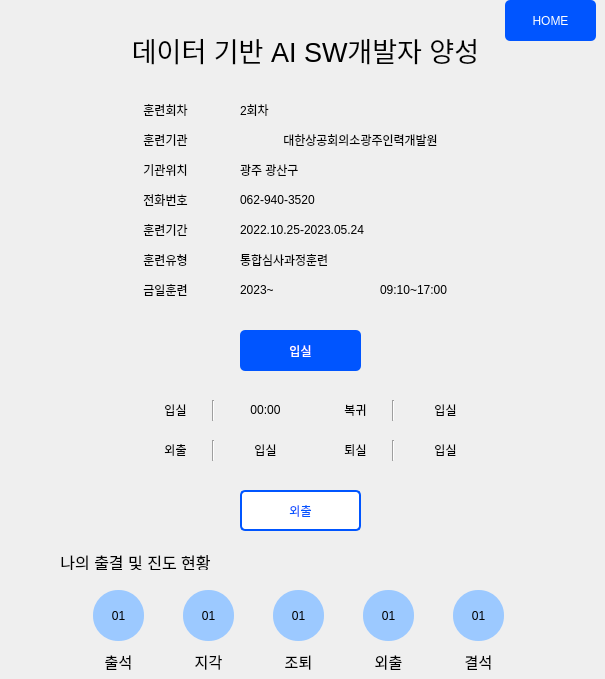
   <widget class="QWidget" name="page_3">
    <widget class="QLabel" name="label_14">
     <property name="geometry">
      <rect>
       <x>240</x>
       <y>250</y>
       <width>181</width>
       <height>20</height>
      </rect>
     </property>
     <property name="styleSheet">
      <string notr="true">font: 14pt &quot;GyeonggiBatang&quot;;</string>
     </property>
     <property name="text">
      <string>&lt;html&gt;&lt;head/&gt;&lt;body&gt;&lt;p&gt;통합심사과정훈련&lt;/p&gt;&lt;/body&gt;&lt;/html&gt;</string>
     </property>
    </widget>
    <widget class="QLabel" name="label_4">
     <property name="geometry">
      <rect>
       <x>130</x>
       <y>160</y>
       <width>71</width>
       <height>20</height>
      </rect>
     </property>
     <property name="styleSheet">
      <string notr="true">font: 14pt &quot;GyeonggiBatang&quot;;</string>
     </property>
     <property name="text">
      <string>&lt;html&gt;&lt;head/&gt;&lt;body&gt;&lt;p align=&quot;center&quot;&gt;기관위치&lt;/p&gt;&lt;/body&gt;&lt;/html&gt;</string>
     </property>
    </widget>
    <widget class="QLabel" name="label_17">
     <property name="geometry">
      <rect>
       <x>140</x>
       <y>400</y>
       <width>71</width>
       <height>20</height>
      </rect>
     </property>
     <property name="styleSheet">
      <string notr="true">font: 14pt &quot;GyeonggiBatang&quot;;</string>
     </property>
     <property name="text">
      <string>&lt;html&gt;&lt;head/&gt;&lt;body&gt;&lt;p align=&quot;center&quot;&gt;입실&lt;/p&gt;&lt;/body&gt;&lt;/html&gt;</string>
     </property>
    </widget>
    <widget class="QLabel" name="label_11">
     <property name="geometry">
      <rect>
       <x>240</x>
       <y>160</y>
       <width>101</width>
       <height>20</height>
      </rect>
     </property>
     <property name="styleSheet">
      <string notr="true">font: 14pt &quot;GyeonggiBatang&quot;;</string>
     </property>
     <property name="text">
      <string>&lt;html&gt;&lt;head/&gt;&lt;body&gt;&lt;p&gt;광주 광산구&lt;/p&gt;&lt;/body&gt;&lt;/html&gt;</string>
     </property>
    </widget>
    <widget class="QLabel" name="label_19">
     <property name="geometry">
      <rect>
       <x>140</x>
       <y>440</y>
       <width>71</width>
       <height>20</height>
      </rect>
     </property>
     <property name="styleSheet">
      <string notr="true">font: 14pt &quot;GyeonggiBatang&quot;;</string>
     </property>
     <property name="text">
      <string>&lt;html&gt;&lt;head/&gt;&lt;body&gt;&lt;p align=&quot;center&quot;&gt;외출&lt;/p&gt;&lt;/body&gt;&lt;/html&gt;</string>
     </property>
    </widget>
    <widget class="QPushButton" name="att_inout_Button">
     <property name="geometry">
      <rect>
       <x>240</x>
       <y>330</y>
       <width>121</width>
       <height>41</height>
      </rect>
     </property>
     <property name="styleSheet">
      <string notr="true">QPushButton{
	font: 15pt &quot;GyeonggiBatang&quot;;
	color: white;
	background-color: rgb(0, 85, 255);
	border-radius: 5px;
}</string>
     </property>
     <property name="text">
      <string>입실</string>
     </property>
    </widget>
    <widget class="QLabel" name="label_8">
     <property name="geometry">
      <rect>
       <x>130</x>
       <y>280</y>
       <width>71</width>
       <height>20</height>
      </rect>
     </property>
     <property name="styleSheet">
      <string notr="true">font: 14pt &quot;GyeonggiBatang&quot;;</string>
     </property>
     <property name="text">
      <string>&lt;html&gt;&lt;head/&gt;&lt;body&gt;&lt;p align=&quot;center&quot;&gt;금일훈련&lt;/p&gt;&lt;/body&gt;&lt;/html&gt;</string>
     </property>
    </widget>
    <widget class="QLabel" name="label_34">
     <property name="geometry">
      <rect>
       <x>373</x>
       <y>650</y>
       <width>31</width>
       <height>20</height>
      </rect>
     </property>
     <property name="styleSheet">
      <string notr="true">font: 14pt &quot;GyeonggiBatang&quot;;</string>
     </property>
     <property name="text">
      <string>&lt;html&gt;&lt;head/&gt;&lt;body&gt;&lt;p align=&quot;center&quot;&gt;&lt;span style=&quot; font-size:11pt;&quot;&gt;외출&lt;/span&gt;&lt;/p&gt;&lt;/body&gt;&lt;/html&gt;</string>
     </property>
    </widget>
    <widget class="QLabel" name="label_9">
     <property name="geometry">
      <rect>
       <x>240</x>
       <y>100</y>
       <width>71</width>
       <height>20</height>
      </rect>
     </property>
     <property name="styleSheet">
      <string notr="true">font: 14pt &quot;GyeonggiBatang&quot;;</string>
     </property>
     <property name="text">
      <string>&lt;html&gt;&lt;head/&gt;&lt;body&gt;&lt;p&gt;2회차&lt;/p&gt;&lt;/body&gt;&lt;/html&gt;</string>
     </property>
    </widget>
    <widget class="QLabel" name="outing_label">
     <property name="geometry">
      <rect>
       <x>230</x>
       <y>440</y>
       <width>71</width>
       <height>20</height>
      </rect>
     </property>
     <property name="styleSheet">
      <string notr="true">font: 14pt &quot;GyeonggiBatang&quot;;</string>
     </property>
     <property name="text">
      <string>&lt;html&gt;&lt;head/&gt;&lt;body&gt;&lt;p align=&quot;center&quot;&gt;입실&lt;/p&gt;&lt;/body&gt;&lt;/html&gt;</string>
     </property>
    </widget>
    <widget class="QLabel" name="label_32">
     <property name="geometry">
      <rect>
       <x>193</x>
       <y>650</y>
       <width>31</width>
       <height>20</height>
      </rect>
     </property>
     <property name="styleSheet">
      <string notr="true">font: 14pt &quot;GyeonggiBatang&quot;;</string>
     </property>
     <property name="text">
      <string>&lt;html&gt;&lt;head/&gt;&lt;body&gt;&lt;p align=&quot;center&quot;&gt;&lt;span style=&quot; font-size:11pt;&quot;&gt;지각&lt;/span&gt;&lt;/p&gt;&lt;/body&gt;&lt;/html&gt;</string>
     </property>
    </widget>
    <widget class="QLabel" name="myouting_label">
     <property name="geometry">
      <rect>
       <x>363</x>
       <y>590</y>
       <width>51</width>
       <height>51</height>
      </rect>
     </property>
     <property name="styleSheet">
      <string notr="true">QLabel{
	font: 15pt &quot;GyeonggiBatang&quot;;
	background-color: rgb(156, 201, 255);
	border-radius: 25px;
}</string>
     </property>
     <property name="text">
      <string>01</string>
     </property>
     <property name="alignment">
      <set>Qt::AlignCenter</set>
     </property>
    </widget>
    <widget class="QLabel" name="training_label_2">
     <property name="geometry">
      <rect>
       <x>380</x>
       <y>280</y>
       <width>131</width>
       <height>20</height>
      </rect>
     </property>
     <property name="styleSheet">
      <string notr="true">font: 14pt &quot;GyeonggiBatang&quot;;</string>
     </property>
     <property name="text">
      <string>&lt;html&gt;&lt;head/&gt;&lt;body&gt;&lt;p&gt;09:10~17:00&lt;/p&gt;&lt;/body&gt;&lt;/html&gt;</string>
     </property>
    </widget>
    <widget class="QLabel" name="label_16">
     <property name="geometry">
      <rect>
       <x>130</x>
       <y>30</y>
       <width>351</width>
       <height>41</height>
      </rect>
     </property>
     <property name="styleSheet">
      <string notr="true">font: 14pt &quot;GyeonggiBatang&quot;;</string>
     </property>
     <property name="text">
      <string>&lt;html&gt;&lt;head/&gt;&lt;body&gt;&lt;p align=&quot;center&quot;&gt;&lt;span style=&quot; font-size:20pt;&quot;&gt;데이터 기반 AI SW개발자 양성&lt;/span&gt;&lt;/p&gt;&lt;/body&gt;&lt;/html&gt;</string>
     </property>
    </widget>
    <widget class="QLabel" name="label_18">
     <property name="geometry">
      <rect>
       <x>320</x>
       <y>400</y>
       <width>71</width>
       <height>20</height>
      </rect>
     </property>
     <property name="styleSheet">
      <string notr="true">font: 14pt &quot;GyeonggiBatang&quot;;</string>
     </property>
     <property name="text">
      <string>&lt;html&gt;&lt;head/&gt;&lt;body&gt;&lt;p align=&quot;center&quot;&gt;복귀&lt;/p&gt;&lt;/body&gt;&lt;/html&gt;</string>
     </property>
    </widget>
    <widget class="QLabel" name="label_33">
     <property name="geometry">
      <rect>
       <x>283</x>
       <y>650</y>
       <width>31</width>
       <height>20</height>
      </rect>
     </property>
     <property name="styleSheet">
      <string notr="true">font: 14pt &quot;GyeonggiBatang&quot;;</string>
     </property>
     <property name="text">
      <string>&lt;html&gt;&lt;head/&gt;&lt;body&gt;&lt;p align=&quot;center&quot;&gt;&lt;span style=&quot; font-size:11pt;&quot;&gt;조퇴&lt;/span&gt;&lt;/p&gt;&lt;/body&gt;&lt;/html&gt;</string>
     </property>
    </widget>
    <widget class="QLabel" name="expulsion_label">
     <property name="geometry">
      <rect>
       <x>410</x>
       <y>440</y>
       <width>71</width>
       <height>20</height>
      </rect>
     </property>
     <property name="styleSheet">
      <string notr="true">font: 14pt &quot;GyeonggiBatang&quot;;</string>
     </property>
     <property name="text">
      <string>&lt;html&gt;&lt;head/&gt;&lt;body&gt;&lt;p align=&quot;center&quot;&gt;입실&lt;/p&gt;&lt;/body&gt;&lt;/html&gt;</string>
     </property>
    </widget>
    <widget class="QLabel" name="entrance_label">
     <property name="geometry">
      <rect>
       <x>230</x>
       <y>400</y>
       <width>71</width>
       <height>20</height>
      </rect>
     </property>
     <property name="styleSheet">
      <string notr="true">font: 14pt &quot;GyeonggiBatang&quot;;</string>
     </property>
     <property name="text">
      <string>&lt;html&gt;&lt;head/&gt;&lt;body&gt;&lt;p align=&quot;center&quot;&gt;00:00&lt;/p&gt;&lt;/body&gt;&lt;/html&gt;</string>
     </property>
    </widget>
    <widget class="Line" name="line_5">
     <property name="geometry">
      <rect>
       <x>203</x>
       <y>440</y>
       <width>20</width>
       <height>21</height>
      </rect>
     </property>
     <property name="orientation">
      <enum>Qt::Vertical</enum>
     </property>
    </widget>
    <widget class="Line" name="line_3">
     <property name="geometry">
      <rect>
       <x>383</x>
       <y>440</y>
       <width>20</width>
       <height>21</height>
      </rect>
     </property>
     <property name="orientation">
      <enum>Qt::Vertical</enum>
     </property>
    </widget>
    <widget class="QLabel" name="comeback_label">
     <property name="geometry">
      <rect>
       <x>410</x>
       <y>400</y>
       <width>71</width>
       <height>20</height>
      </rect>
     </property>
     <property name="styleSheet">
      <string notr="true">font: 14pt &quot;GyeonggiBatang&quot;;</string>
     </property>
     <property name="text">
      <string>&lt;html&gt;&lt;head/&gt;&lt;body&gt;&lt;p align=&quot;center&quot;&gt;입실&lt;/p&gt;&lt;/body&gt;&lt;/html&gt;</string>
     </property>
    </widget>
    <widget class="QLabel" name="label_3">
     <property name="geometry">
      <rect>
       <x>130</x>
       <y>130</y>
       <width>71</width>
       <height>20</height>
      </rect>
     </property>
     <property name="styleSheet">
      <string notr="true">font: 14pt &quot;GyeonggiBatang&quot;;</string>
     </property>
     <property name="text">
      <string>&lt;html&gt;&lt;head/&gt;&lt;body&gt;&lt;p align=&quot;center&quot;&gt;훈련기관&lt;/p&gt;&lt;/body&gt;&lt;/html&gt;</string>
     </property>
    </widget>
    <widget class="QLabel" name="label_35">
     <property name="geometry">
      <rect>
       <x>463</x>
       <y>650</y>
       <width>31</width>
       <height>20</height>
      </rect>
     </property>
     <property name="styleSheet">
      <string notr="true">font: 14pt &quot;GyeonggiBatang&quot;;</string>
     </property>
     <property name="text">
      <string>&lt;html&gt;&lt;head/&gt;&lt;body&gt;&lt;p align=&quot;center&quot;&gt;&lt;span style=&quot; font-size:11pt;&quot;&gt;결석&lt;/span&gt;&lt;/p&gt;&lt;/body&gt;&lt;/html&gt;</string>
     </property>
    </widget>
    <widget class="QLabel" name="label_20">
     <property name="geometry">
      <rect>
       <x>320</x>
       <y>440</y>
       <width>71</width>
       <height>20</height>
      </rect>
     </property>
     <property name="styleSheet">
      <string notr="true">font: 14pt &quot;GyeonggiBatang&quot;;</string>
     </property>
     <property name="text">
      <string>&lt;html&gt;&lt;head/&gt;&lt;body&gt;&lt;p align=&quot;center&quot;&gt;퇴실&lt;/p&gt;&lt;/body&gt;&lt;/html&gt;</string>
     </property>
    </widget>
    <widget class="Line" name="line_4">
     <property name="geometry">
      <rect>
       <x>383</x>
       <y>400</y>
       <width>20</width>
       <height>21</height>
      </rect>
     </property>
     <property name="orientation">
      <enum>Qt::Vertical</enum>
     </property>
    </widget>
    <widget class="QLabel" name="label_2">
     <property name="geometry">
      <rect>
       <x>130</x>
       <y>100</y>
       <width>71</width>
       <height>20</height>
      </rect>
     </property>
     <property name="styleSheet">
      <string notr="true">font: 14pt &quot;GyeonggiBatang&quot;;</string>
     </property>
     <property name="text">
      <string>&lt;html&gt;&lt;head/&gt;&lt;body&gt;&lt;p align=&quot;center&quot;&gt;훈련회차&lt;/p&gt;&lt;/body&gt;&lt;/html&gt;</string>
     </property>
    </widget>
    <widget class="QLabel" name="today_label">
     <property name="geometry">
      <rect>
       <x>240</x>
       <y>280</y>
       <width>131</width>
       <height>20</height>
      </rect>
     </property>
     <property name="styleSheet">
      <string notr="true">font: 14pt &quot;GyeonggiBatang&quot;;</string>
     </property>
     <property name="text">
      <string>&lt;html&gt;&lt;head/&gt;&lt;body&gt;&lt;p&gt;2023~&lt;/p&gt;&lt;/body&gt;&lt;/html&gt;</string>
     </property>
    </widget>
    <widget class="QLabel" name="mylate_label">
     <property name="geometry">
      <rect>
       <x>183</x>
       <y>590</y>
       <width>51</width>
       <height>51</height>
      </rect>
     </property>
     <property name="styleSheet">
      <string notr="true">QLabel{
	font: 15pt &quot;GyeonggiBatang&quot;;
	background-color: rgb(156, 201, 255);
	border-radius: 25px;
}</string>
     </property>
     <property name="text">
      <string>01</string>
     </property>
     <property name="alignment">
      <set>Qt::AlignCenter</set>
     </property>
    </widget>
    <widget class="QLabel" name="label_7">
     <property name="geometry">
      <rect>
       <x>130</x>
       <y>250</y>
       <width>71</width>
       <height>20</height>
      </rect>
     </property>
     <property name="styleSheet">
      <string notr="true">font: 14pt &quot;GyeonggiBatang&quot;;</string>
     </property>
     <property name="text">
      <string>&lt;html&gt;&lt;head/&gt;&lt;body&gt;&lt;p align=&quot;center&quot;&gt;훈련유형&lt;/p&gt;&lt;/body&gt;&lt;/html&gt;</string>
     </property>
    </widget>
    <widget class="QLabel" name="label_10">
     <property name="geometry">
      <rect>
       <x>240</x>
       <y>130</y>
       <width>241</width>
       <height>20</height>
      </rect>
     </property>
     <property name="styleSheet">
      <string notr="true">font: 14pt &quot;GyeonggiBatang&quot;;</string>
     </property>
     <property name="text">
      <string>&lt;html&gt;&lt;head/&gt;&lt;body&gt;&lt;p align=&quot;center&quot;&gt;대한상공회의소광주인력개발원&lt;/p&gt;&lt;/body&gt;&lt;/html&gt;</string>
     </property>
    </widget>
    <widget class="QLabel" name="label_13">
     <property name="geometry">
      <rect>
       <x>240</x>
       <y>220</y>
       <width>181</width>
       <height>20</height>
      </rect>
     </property>
     <property name="styleSheet">
      <string notr="true">font: 14pt &quot;GyeonggiBatang&quot;;</string>
     </property>
     <property name="text">
      <string>&lt;html&gt;&lt;head/&gt;&lt;body&gt;&lt;p&gt;2022.10.25-2023.05.24&lt;/p&gt;&lt;/body&gt;&lt;/html&gt;</string>
     </property>
    </widget>
    <widget class="QLabel" name="label_21">
     <property name="geometry">
      <rect>
       <x>40</x>
       <y>550</y>
       <width>191</width>
       <height>20</height>
      </rect>
     </property>
     <property name="styleSheet">
      <string notr="true">font: 14pt &quot;GyeonggiBatang&quot;;</string>
     </property>
     <property name="text">
      <string>&lt;html&gt;&lt;head/&gt;&lt;body&gt;&lt;p align=&quot;center&quot;&gt;&lt;span style=&quot; font-size:12pt;&quot;&gt;나의 출결 및 진도 현황&lt;/span&gt;&lt;/p&gt;&lt;/body&gt;&lt;/html&gt;</string>
     </property>
    </widget>
    <widget class="QLabel" name="myatt_label">
     <property name="geometry">
      <rect>
       <x>93</x>
       <y>590</y>
       <width>51</width>
       <height>51</height>
      </rect>
     </property>
     <property name="styleSheet">
      <string notr="true">QLabel{
	font: 15pt &quot;GyeonggiBatang&quot;;
	background-color: rgb(156, 201, 255);
	border-radius: 25px;
}</string>
     </property>
     <property name="text">
      <string>01</string>
     </property>
     <property name="alignment">
      <set>Qt::AlignCenter</set>
     </property>
    </widget>
    <widget class="Line" name="line_2">
     <property name="geometry">
      <rect>
       <x>203</x>
       <y>400</y>
       <width>20</width>
       <height>21</height>
      </rect>
     </property>
     <property name="orientation">
      <enum>Qt::Vertical</enum>
     </property>
    </widget>
    <widget class="QLabel" name="myabsent_label">
     <property name="geometry">
      <rect>
       <x>453</x>
       <y>590</y>
       <width>51</width>
       <height>51</height>
      </rect>
     </property>
     <property name="styleSheet">
      <string notr="true">QLabel{
	font: 15pt &quot;GyeonggiBatang&quot;;
	background-color: rgb(156, 201, 255);
	border-radius: 25px;
}</string>
     </property>
     <property name="text">
      <string>01</string>
     </property>
     <property name="alignment">
      <set>Qt::AlignCenter</set>
     </property>
    </widget>
    <widget class="QLabel" name="label_31">
     <property name="geometry">
      <rect>
       <x>103</x>
       <y>650</y>
       <width>31</width>
       <height>20</height>
      </rect>
     </property>
     <property name="styleSheet">
      <string notr="true">font: 14pt &quot;GyeonggiBatang&quot;;</string>
     </property>
     <property name="text">
      <string>&lt;html&gt;&lt;head/&gt;&lt;body&gt;&lt;p align=&quot;center&quot;&gt;&lt;span style=&quot; font-size:11pt;&quot;&gt;출석&lt;/span&gt;&lt;/p&gt;&lt;/body&gt;&lt;/html&gt;</string>
     </property>
    </widget>
    <widget class="QLabel" name="myleave_label">
     <property name="geometry">
      <rect>
       <x>273</x>
       <y>590</y>
       <width>51</width>
       <height>51</height>
      </rect>
     </property>
     <property name="styleSheet">
      <string notr="true">QLabel{
	font: 15pt &quot;GyeonggiBatang&quot;;
	background-color: rgb(156, 201, 255);
	border-radius: 25px;
}</string>
     </property>
     <property name="text">
      <string>01</string>
     </property>
     <property name="alignment">
      <set>Qt::AlignCenter</set>
     </property>
    </widget>
    <widget class="QLabel" name="label_12">
     <property name="geometry">
      <rect>
       <x>240</x>
       <y>190</y>
       <width>101</width>
       <height>20</height>
      </rect>
     </property>
     <property name="styleSheet">
      <string notr="true">font: 14pt &quot;GyeonggiBatang&quot;;</string>
     </property>
     <property name="text">
      <string>&lt;html&gt;&lt;head/&gt;&lt;body&gt;&lt;p&gt;062-940-3520&lt;/p&gt;&lt;/body&gt;&lt;/html&gt;</string>
     </property>
    </widget>
    <widget class="QLabel" name="label_6">
     <property name="geometry">
      <rect>
       <x>130</x>
       <y>220</y>
       <width>71</width>
       <height>20</height>
      </rect>
     </property>
     <property name="styleSheet">
      <string notr="true">font: 14pt &quot;GyeonggiBatang&quot;;</string>
     </property>
     <property name="text">
      <string>&lt;html&gt;&lt;head/&gt;&lt;body&gt;&lt;p align=&quot;center&quot;&gt;훈련기간&lt;/p&gt;&lt;/body&gt;&lt;/html&gt;</string>
     </property>
    </widget>
    <widget class="QLabel" name="label_5">
     <property name="geometry">
      <rect>
       <x>130</x>
       <y>190</y>
       <width>71</width>
       <height>20</height>
      </rect>
     </property>
     <property name="styleSheet">
      <string notr="true">font: 14pt &quot;GyeonggiBatang&quot;;</string>
     </property>
     <property name="text">
      <string>&lt;html&gt;&lt;head/&gt;&lt;body&gt;&lt;p align=&quot;center&quot;&gt;전화번호&lt;/p&gt;&lt;/body&gt;&lt;/html&gt;</string>
     </property>
    </widget>
    <widget class="QPushButton" name="att_outback_Button">
     <property name="geometry">
      <rect>
       <x>240</x>
       <y>490</y>
       <width>121</width>
       <height>41</height>
      </rect>
     </property>
     <property name="styleSheet">
      <string notr="true">QPushButton{
	font: 15pt &quot;GyeonggiBatang&quot;;
	color : rgb(0, 85, 255);
	background-color: white;
	border: 2px solid rgb(0, 85, 255);
	border-radius: 5px;
}</string>
     </property>
     <property name="inputMethodHints">
      <set>Qt::ImhNone</set>
     </property>
     <property name="text">
      <string>외출</string>
     </property>
    </widget>
    <widget class="QPushButton" name="att_Home_Button">
     <property name="geometry">
      <rect>
       <x>505</x>
       <y>0</y>
       <width>91</width>
       <height>41</height>
      </rect>
     </property>
     <property name="styleSheet">
      <string notr="true">QPushButton{
	font: 13pt &quot;GyeonggiBatang&quot;;
	color: white;
	background-color: rgb(0, 85, 255);
	border-radius: 5px;
}</string>
     </property>
     <property name="text">
      <string>HOME</string>
     </property>
    </widget>
   </widget>
